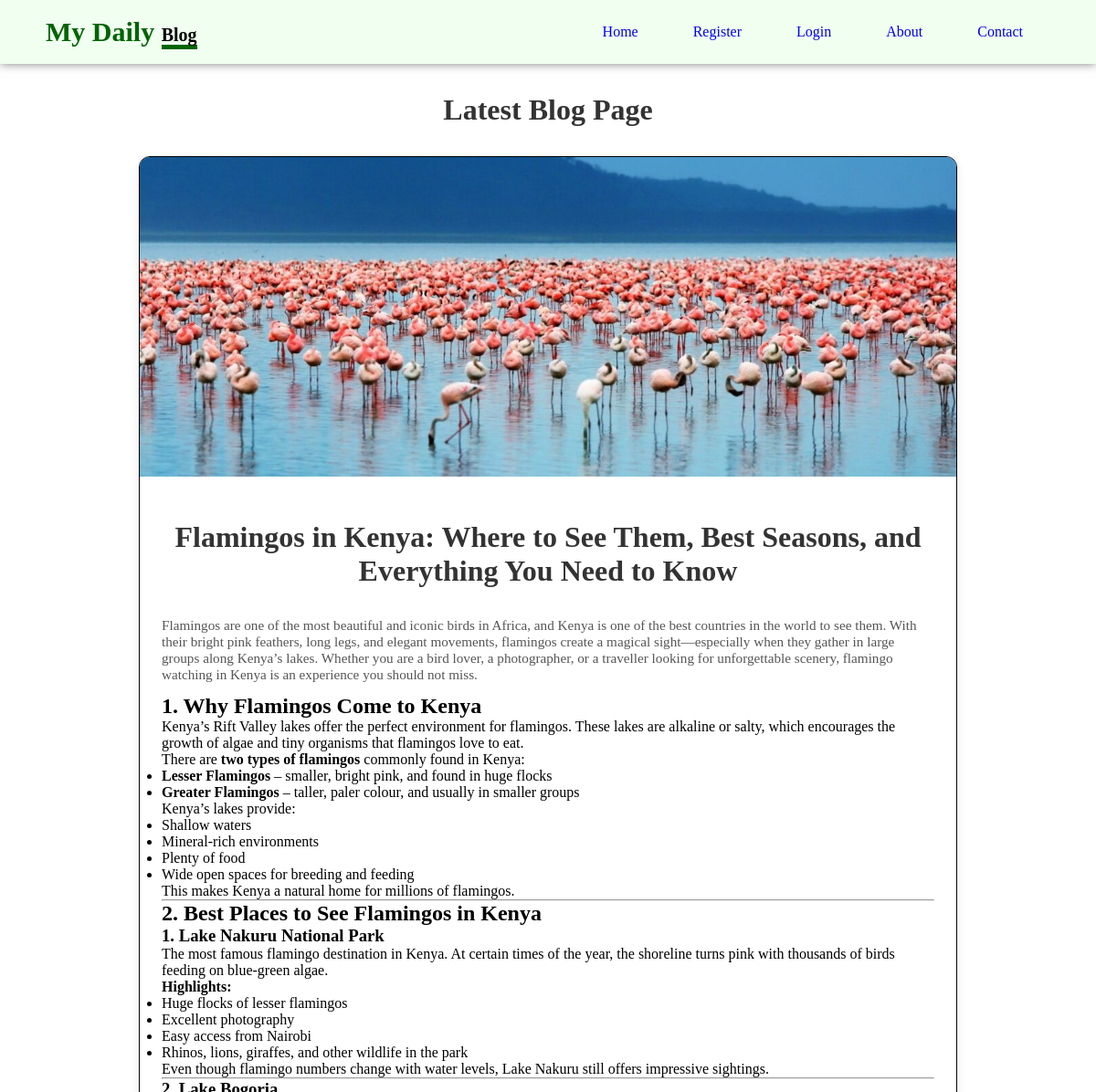
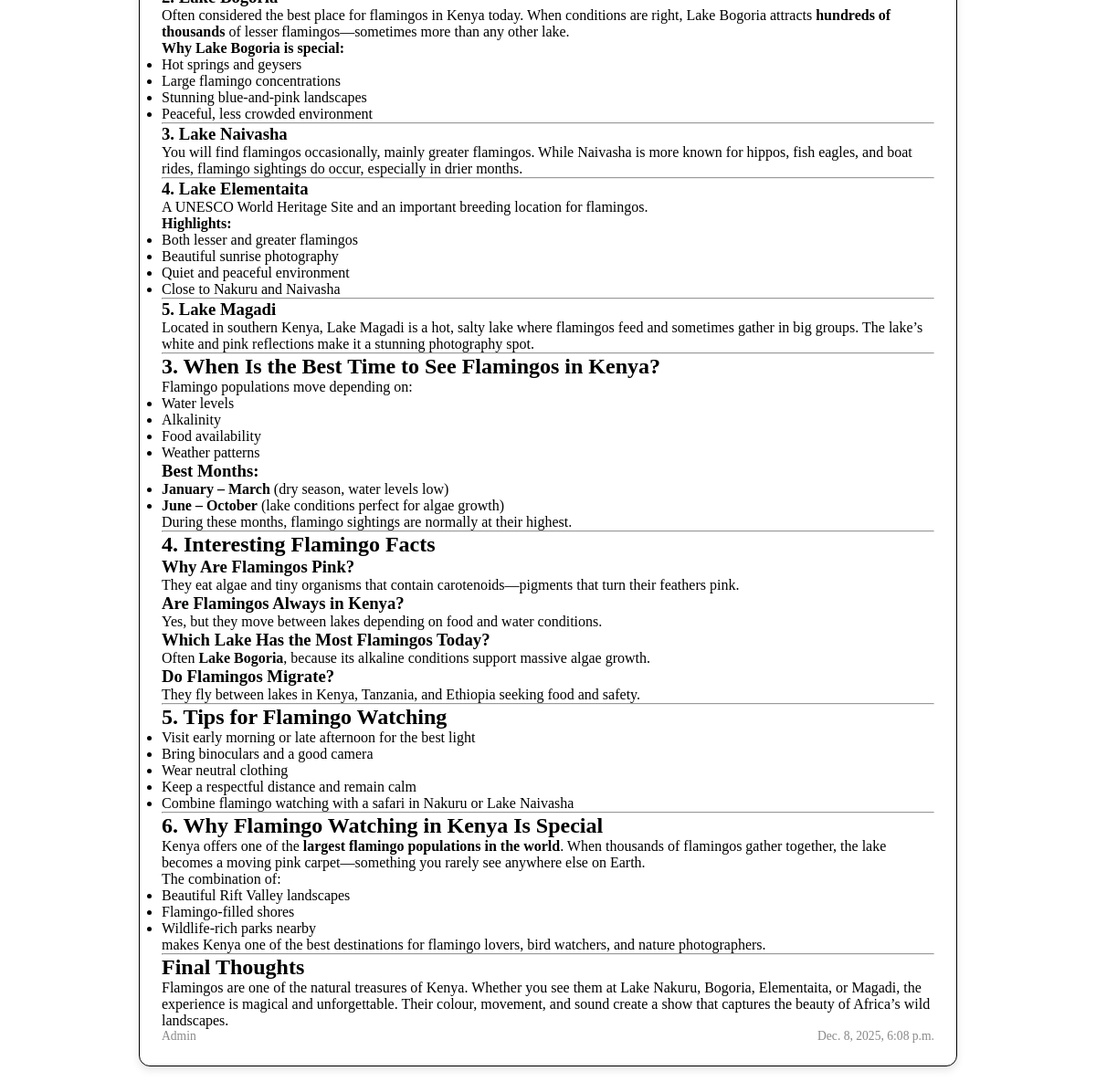
/blog/blog_page/flamingos-in-kenya-where-to-see-them-best-seasons-and-everything-you-need-to-know-1/, run on the app's committed database (2 pictures, top to bottom).
### blog/models.py (models this page shows, shortened)
class Blog(models.Model):
    title = models.CharField(max_length=10000)
    introduction = models.TextField()
    body = models.TextField(blank=True, null=True)
    content = CKEditor5Field(config_name='default', blank=True, null=True )
    images = models.ImageField(blank=True, null=True,default='default.jpg')
    writer = models.ForeignKey(User, on_delete=models.CASCADE)
    date = models.DateTimeField(auto_now_add=True)
    slug = models.SlugField(blank=True, null=True)

### blog/views.py (the view)
# urls.py: path('blog_page/<slug:slug>/',views.blog_page, name='page'),
def blog_page(request, slug):
    mypage = Blog.objects.get(slug=slug)
    return render(request, 'blog/blog_page.html',{'mypage':mypage})

### blog/templates/blog/blog_page.html (shortened to what this page needs)
{% extends "layout.html" %}
{% load static %}
{% block content %}
    <div class="grid-blog-main">
        <h1
        class="blog-title">Latest Blog  Page</h1>
        <div class="grid-blog-one">
                <div class="blog-card">
                    {% if mypage.images %}
                    <img src="{{ mypage.images.url }}" alt="{{ mypage.title }}" class="blog-image">
                    {% endif %}
                    <div class="blog-content">
        <h1
        class="blog-title">
        {{ mypage.title }}
            </h1>
                        <p class="blog-intro">{{ mypage.introduction}}</p>
                        <p>{{mypage.content|safe}}</p>
                        <div class="blog-meta">
                            <span class="blog-writer">{{ mypage.writer }}</span>
                            <span class="blog-date">{{ mypage.date }}</span>
                        </div>
                    </div>
                </div>
        </div>
    </div>
{% endblock %}

### static/css/style.css (style rules this page uses)
* { margin: 0; padding: 0; box-sizing: border-box; }
body { min-height: 100vh; }
h1 { margin-top: 20px; }
.grid-blog-main { max-width: 80%; margin: 50px auto; padding: 2rem; }
.blog-title { text-align: center; font-size: 2rem; margin-bottom: 2rem; color: #333; }
.grid-blog-one { display: grid; grid-template-columns: repeat(auto-fit, minmax(300px, 1fr)); gap: 2rem; }
.blog-card { background-color: #fff; border-radius: 12px; box-shadow: 0 4px 8px rgba(0, 0, 0, 0.1); overflow: hidden; transition: box-shadow 0.3s ease; border: 1px solid black; }
.blog-image { width: 100%; height: 350px; object-fit: cover; }
.blog-content { padding: 1.5rem; }
.blog-intro, .blog-body { color: #555; font-size: 0.95rem; margin-bottom: 0.75rem; }
.blog-meta { display: flex; justify-content: space-between; font-size: 0.85rem; color: #888; }

### data on the page
Blog: images (picture), title "Flamingos in Kenya: Where to See Them, Best Seasons, and Everything You Need to Know", introduction "Flamingos are one of the most beautiful and iconic birds in Africa, and Kenya is one of the best countries in the world to see them. With their bright pink feathers, long legs, and elegant movements, flamingos create a magical sight—especially when they gather in large groups along Kenya’s lakes. Whether you are a bird lover, a photographer, or a traveller looking for unforgettable scenery, flamingo watching in Kenya is an experience you should not miss.", content "1. Why Flamingos Come to Kenya Kenya’s Rift Valley lakes offer the perfect environment for flamingos. These lakes are alkaline or salty, which encourages the growth of algae and tiny organisms that flamingos love to eat. There are two types of flamingos commonly found in Kenya: Lesser Flamingos – smaller, bright pink, and found in huge flocks Greater Flamingos – taller, paler colour, and usually in smaller groups Kenya’s lakes provide: Shallow waters Mineral-rich environments Plenty of food Wide open spaces for breeding and feeding This makes Kenya a natural home for millions of flamingos. 2. Best Places to See Flamingos in Kenya 1. Lake Nakuru National Park The most famous flamingo…", writer "Admin", date "Dec. 8, 2025, 6:08 p.m."
